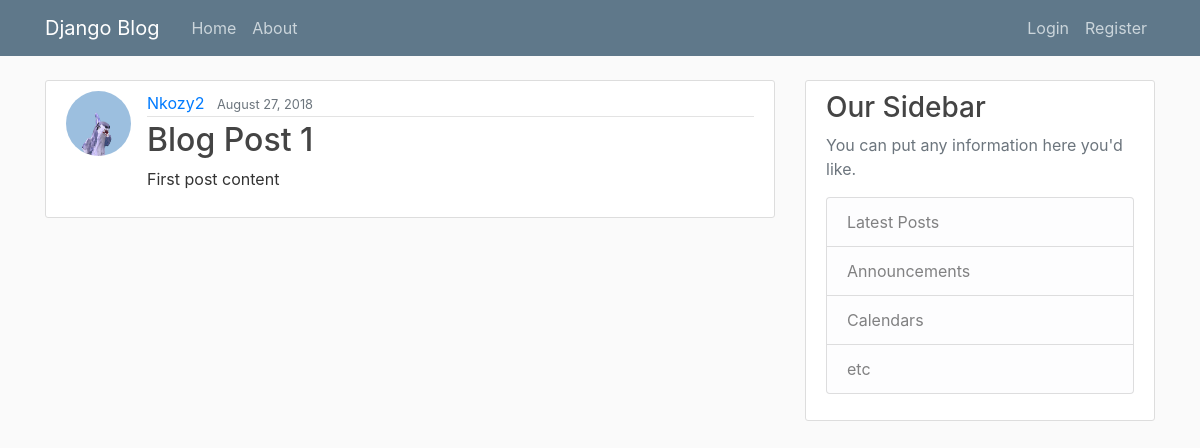
Before: / with the older database file.
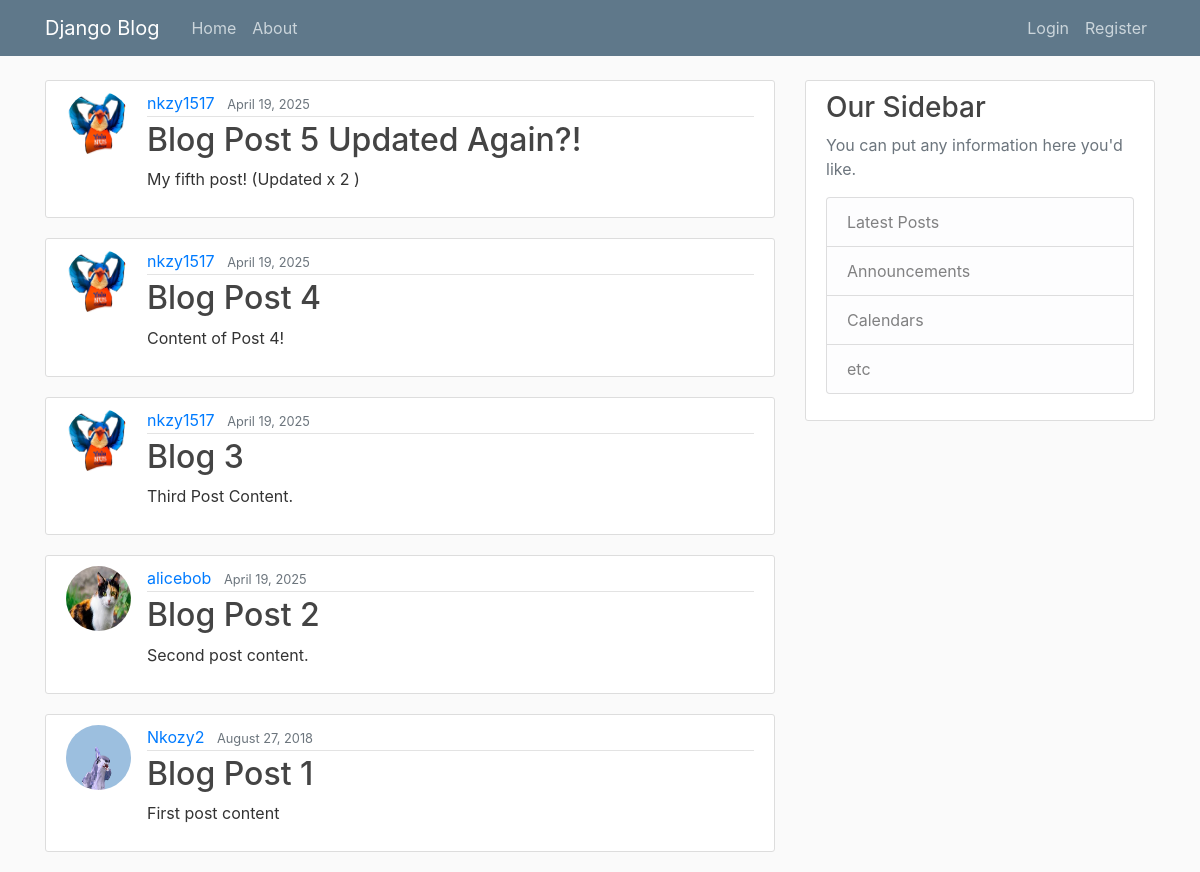
After: the same page with the newer database file.
### blog/models.py (models this page shows, shortened)
class Post(models.Model):
    title = models.CharField(max_length=100)
    content = models.TextField()
    date_posted = models.DateTimeField(default=timezone.now)
    author = models.ForeignKey(User, on_delete=models.CASCADE)

### users/models.py (models this page shows, shortened)
class Profile(models.Model):
    user = models.OneToOneField(User, on_delete=models.CASCADE)
    image = models.ImageField(default='default.jpg', upload_to='profile_pics')

### blog/views.py (the view)
# urls.py: path('', PostListView.as_view(), name='blog-home'),
class PostListView(ListView):
    model = Post
    template_name = 'blog/home.html'
    context_object_name = 'posts'
    ordering = ['-date_posted']

### blog/templates/blog/home.html
{% extends "blog/base.html" %}
{% block content %}
    {% for post in posts %}
        <article class="media content-section">
            <img class="rounded-circle article-img" src="{{ post.author.profile.image.url }}">
            <div class="media-body">
            <div class="article-metadata">
                <a class="mr-2" href="#">{{ post.author }}</a>
                <small class="text-muted">{{ post.date_posted |date:"F d, Y"}}</small>
            </div>
            <h2><a class="article-title" href={% url 'post-detail' post.id %}>{{ post.title }}</a></h2>
            <p class="article-content">{{ post.content }}</p>
            </div>
        </article>
    {% endfor %}
{% endblock content %}

### blog/templates/blog/base.html (shortened to what this page needs)
{% load static %}
<!DOCTYPE html>
<html>
    <head>
        <link rel="stylesheet" href="https://cdn.jsdelivr.net/npm/bootstrap@4.0.0/dist/css/bootstrap.min.css">
        <link rel="stylesheet" type="text/css" href="{% static 'blog/main.css' %}">
    </head>
    <body>
        <header class="site-header">
            <nav class="navbar navbar-expand-md navbar-dark bg-steel fixed-top">
              <div class="container">
                <a class="navbar-brand mr-4" href="/">Django Blog</a>
                <div class="collapse navbar-collapse" id="navbarToggle">
                  <div class="navbar-nav mr-auto">
                    <a class="nav-item nav-link" href="{% url 'blog-home'%}">Home</a>
                    <a class="nav-item nav-link" href="/about">About</a>
                  </div>
                  <div class="navbar-nav">
                    {% if user.is_authenticated %}
                    <a class="nav-item nav-link" href="{% url 'post-create' %}" style="color: #cbd5db;">New Post</a>
                      <a class="nav-item nav-link" href="{% url 'profile' %}" style="color: #cbd5db;">Profile</a>
                      <div class="nav-item d-flex align-items-center">
                        <form method="post" action="{% url 'logout' %}" style="margin: 0;">
                          {% csrf_token %}
                          <button type="submit" class="nav-link"
                            style="background: none; border: none; padding: 0; cursor: pointer; color: #cbd5db; text-decoration: none;">
                            Logout
                          </button>
                        </form>
                      </div>
                    {% else %}
                      <a class="nav-item nav-link" href="{% url 'login' %}" style="color: #cbd5db;">Login</a>
                      <a class="nav-item nav-link" href="{% url 'register' %}" style="color: #cbd5db;">Register</a>
                    {% endif %}
                  </div>
                </div>
              </div>
            </nav>
          </header>
          <main role="main" class="container">
            <div class="row">
              <div class="col-md-8">
                {% block content %}{% endblock %}
              </div>
              <div class="col-md-4">
                <div class="content-section">
                  <h3>Our Sidebar</h3>
                  <p class='text-muted'>You can put any information here you'd like.
                    <ul class="list-group">
                      <li class="list-group-item list-group-item-light">Latest Posts</li>
                      <li class="list-group-item list-group-item-light">Announcements</li>
                      <li class="list-group-item list-group-item-light">Calendars</li>
                      <li class="list-group-item list-group-item-light">etc</li>
                    </ul>
                  </p>
                </div>
              </div>
            </div>
          </main>
    </body>
</html>

### blog/static/blog/main.css (style rules this page uses)
body { background: #fafafa; color: #333333; margin-top: 5rem; }
h1, h2, h3, h4, h5, h6 { color: #444444; }
ul { margin: 0; }
.bg-steel { background-color: #5f788a; }
.site-header .navbar-nav .nav-link { color: #cbd5db; }
.content-section { background: #ffffff; padding: 10px 20px; border: 1px solid #dddddd; border-radius: 3px; margin-bottom: 20px; }
.article-title { color: #444444; }
.article-content { white-space: pre-line; }
.article-img { height: 65px; width: 65px; margin-right: 16px; }
.article-metadata { padding-bottom: 1px; margin-bottom: 4px; border-bottom: 1px solid #e3e3e3 }

Changed rows visible on the page:
added Post: author.profile.image (picture), author "nkzy1517", date_posted "April 19, 2025", title "Blog Post 5 Updated Again?!", content "My fifth post! (Updated x 2 )"
added Post: author.profile.image (picture), author "nkzy1517", date_posted "April 19, 2025", title "Blog Post 4", content "Content of Post 4!"
added Post: author.profile.image (picture), author "nkzy1517", date_posted "April 19, 2025", title "Blog 3", content "Third Post Content."
added Post: author.profile.image (placeholder picture), author "alicebob", date_posted "April 19, 2025", title "Blog Post 2", content "Second post content."
